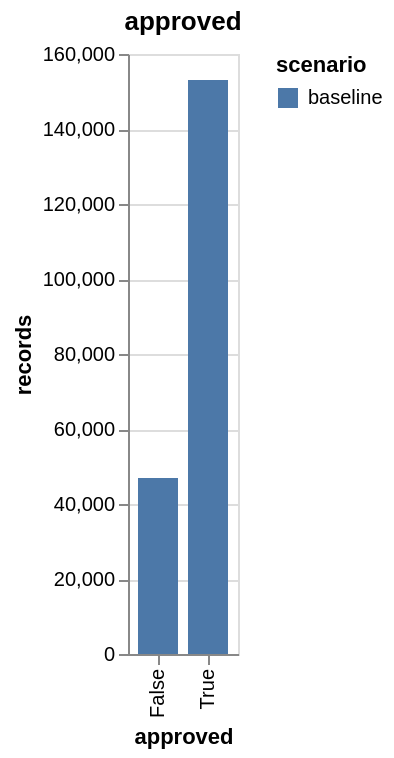
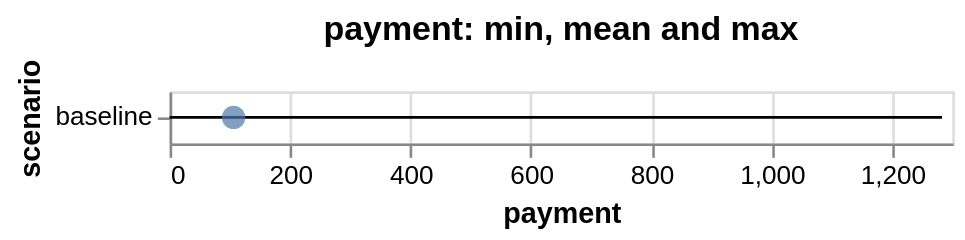
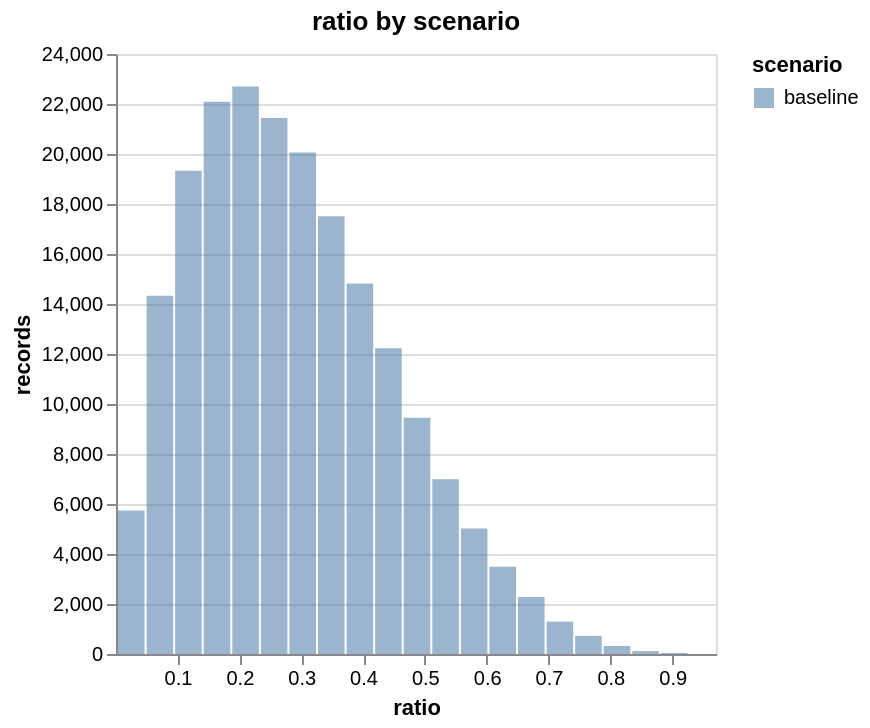

Notebook source saved alongside these figures, in order:
### Code cell
result = (Experiment("snapshot", pipeline, loans, entry=ENTRY)
          .metric(ValueCounts(column="approved"),
                  Describe(column="payment"),
                  Histogram(name="ratio", column="ratio", nodes="loans/ratio"),
                  BranchFlows(outcome="approved"))
          .plot(Sankey(metric="branch_flows"))
          .run())
result.show()

### Figure 1 — Vega-Lite specification as saved in the notebook (floating-point values rounded to 4 significant figures)
{"config": {"view": {"continuousWidth": 300, "continuousHeight": 300}}, "data": {"name": "data-147d55dc83a99bec7ad2c6df78ab5288"}, "mark": {"type": "bar"}, "encoding": {"color": {"field": "scenario", "type": "nominal"}, "tooltip": [{"field": "scenario", "type": "nominal"}, {"field": "value", "type": "nominal"}, {"field": "records", "type": "quantitative"}], "x": {"field": "value", "title": "approved", "type": "nominal"}, "xOffset": {"field": "scenario", "type": "nominal"}, "y": {"field": "records", "type": "quantitative"}}, "title": "approved", "$schema": "https://vega.github.io/schema/vega-lite/v6.4.1.json", "datasets": {"data-147d55dc83a99bec7ad2c6df78ab5288": [{"scenario": "baseline", "value": "False", "records": 46919}, {"scenario": "baseline", "value": "True", "records": 153081}]}}

### Figure 2 — Vega-Lite specification as saved in the notebook (floating-point values rounded to 4 significant figures)
{"config": {"view": {"continuousWidth": 300, "continuousHeight": 300}}, "layer": [{"mark": {"type": "rule"}, "encoding": {"x": {"field": "min", "title": "payment", "type": "quantitative"}, "x2": {"field": "max"}, "y": {"field": "scenario", "sort": null, "type": "nominal"}}, "title": "payment: min, mean and max"}, {"mark": {"type": "point", "filled": true, "size": 80}, "encoding": {"tooltip": [{"field": "scenario", "type": "nominal"}, {"field": "min", "type": "quantitative"}, {"field": "mean", "type": "quantitative"}, {"field": "max", "type": "quantitative"}, {"field": "count", "type": "quantitative"}], "x": {"field": "mean", "type": "quantitative"}, "y": {"field": "scenario", "sort": null, "type": "nominal"}}, "title": "payment: min, mean and max"}], "data": {"name": "data-848e3226a34401eb366bbbbe69e4de24"}, "$schema": "https://vega.github.io/schema/vega-lite/v6.4.1.json", "datasets": {"data-848e3226a34401eb366bbbbe69e4de24": [{"scenario": "baseline", "min": 0.095, "mean": 106.3, "max": 1283.0, "count": 200000}]}}

### Figure 3 — Vega-Lite specification as saved in the notebook (floating-point values rounded to 4 significant figures)
{"config": {"view": {"continuousWidth": 300, "continuousHeight": 300}}, "data": {"name": "data-fb8e8102989c5ab17c2c23a8722df4ec"}, "mark": {"type": "bar"}, "encoding": {"color": {"field": "scenario", "type": "nominal"}, "opacity": {"condition": {"param": "param_366548e304bb77de", "value": 0.55}, "value": 0.05}, "tooltip": [{"field": "scenario", "type": "nominal"}, {"field": "start", "format": ".4g", "type": "quantitative"}, {"field": "end", "format": ".4g", "type": "quantitative"}, {"field": "records", "type": "quantitative"}], "x": {"bin": "binned", "field": "start", "title": "ratio", "type": "quantitative"}, "x2": {"field": "end"}, "y": {"field": "records", "stack": null, "type": "quantitative"}}, "params": [{"name": "param_366548e304bb77de", "select": {"type": "point", "fields": ["scenario"]}, "bind": "legend"}], "title": "ratio by scenario", "$schema": "https://vega.github.io/schema/vega-lite/v6.4.1.json", "datasets": {"data-fb8e8102989c5ab17c2c23a8722df4ec": [{"scenario": "baseline", "start": 0.0005, "end": 0.04671, "records": 5741}, {"scenario": "baseline", "start": 0.04671, "end": 0.09292, "records": 14326}, {"scenario": "baseline", "start": 0.09292, "end": 0.1391, "records": 19334}, {"scenario": "baseline", "start": 0.1391, "end": 0.1853, "records": 22090}, {"scenario": "baseline", "start": 0.1853, "end": 0.2315, "records": 22705}, {"scenario": "baseline", "start": 0.2315, "end": 0.2778, "records": 21442}, {"scenario": "baseline", "start": 0.2778, "end": 0.324, "records": 20063}, {"scenario": "baseline", "start": 0.324, "end": 0.3702, "records": 17515}, {"scenario": "baseline", "start": 0.3702, "end": 0.4164, "records": 14817}, {"scenario": "baseline", "start": 0.4164, "end": 0.4626, "records": 12228}, {"scenario": "baseline", "start": 0.4626, "end": 0.5088, "records": 9449}, {"scenario": "baseline", "start": 0.5088, "end": 0.555, "records": 6993}, {"scenario": "baseline", "start": 0.555, "end": 0.6012, "records": 5025}, {"scenario": "baseline", "start": 0.6012, "end": 0.6474, "records": 3488}, {"scenario": "baseline", "start": 0.6474, "end": 0.6936, "records": 2282}, {"scenario": "baseline", "start": 0.6936, "end": 0.7399, "records": 1297}, {"scenario": "baseline", "start": 0.7399, "end": 0.7861, "records": 725}, {"scenario": "baseline", "start": 0.7861, "end": 0.8323, "records": 321}, {"scenario": "baseline", "start": 0.8323, "end": 0.8785, "records": 116}, {"scenario": "baseline", "start": 0.8785, "end": 0.9247, "records": 42}, {"scenario": "baseline", "start": 0.9247, "end": 0.9709, "records": 1}]}}
